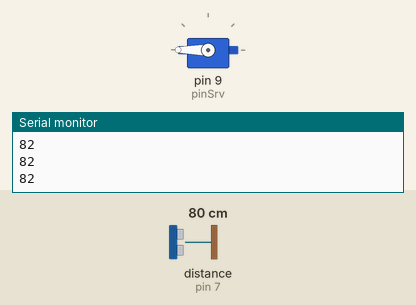
This sketch was run on a simulated Arduino Uno, built with avr-gcc and run on an emulated ATmega328P. Parts: servo, the last lines printed to the serial monitor. Wiring (inferred from the names in the program): ultrasonic range finder: trigger pin 6; echo pin 7. The inputs (shaded band) are chosen by the test bench; at power-on: distance to the obstacle (sensor on pin 7) 80 cm. The echo pulse lasts 58.3 µs per cm.

Above: at 1.2 s.
1.3 s: distance to the obstacle (sensor on pin 7) set to 18 cm
At 2.6 s:
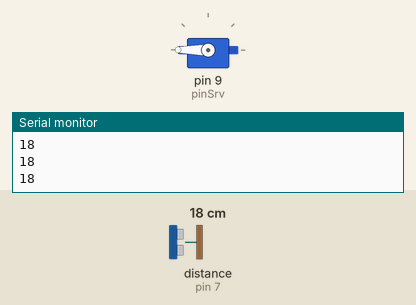
4.3 s: distance to the obstacle (sensor on pin 7) set to 103 cm
At 4.7 s:
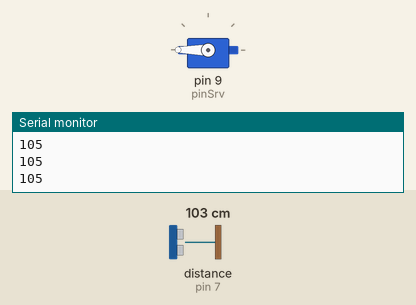
7.3 s: distance to the obstacle (sensor on pin 7) set to 2 cm
At 7.9 s:
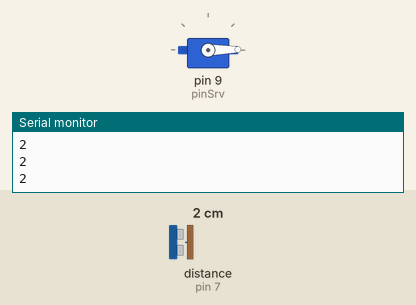
Timing chart, 0 to 16.3 s (numbered marks = the images above; inputs shaded):
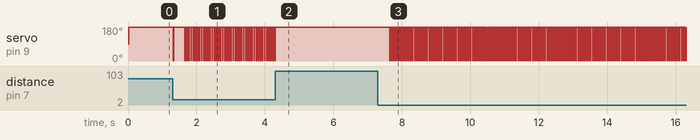

The sketch:

sensor.ino
```cpp
#include <Servo.h>

int trig = 6;
int echo = 7;
int pinSrv = 9;
Servo srv;

//
int lastStade = LOW;

//Manejo de tiempo
unsigned long tp = 0;
unsigned long tpHC = 0;

void setup() {
  Serial.begin(9600);
  srv.attach(pinSrv,520,2420);
  pinMode(trig,OUTPUT);
}

void loop() {
  unsigned long tc = micros();
  if( tc-tp >= 5000)
    srv.write(180);

  if( tc-tp >= 10000){
    srv.write(1);
    digitalWrite(trig,HIGH);
    tp=tc;
  }

  if(tc-tp >= 100)
    digitalWrite(trig,LOW);

  int currentStade = digitalRead(echo);
  if(currentStade != lastStade && currentStade == HIGH)
    tpHC = tc;
  if(currentStade != lastStade && currentStade == LOW){
    unsigned long tHC= tc-tpHC;
    Serial.println(map(tHC,0,850,0,15));
}


  lastStade = currentStade;
}
```

Measured:
- after the input at 1.3 s, servo on pin 9 (pinSrv): goes 1° 0.02 s, 180° 0.32 s, 43 × (1° 0.01 s, 180° 0.05 s), then 1°, starting at once
- after the input at 4.3 s, servo on pin 9 (pinSrv): goes on until 4.3 s, then stays 180°
- after the input at 7.3 s, servo on pin 9 (pinSrv): alternates 180° for 0.05 s and 1° for 0.02 s, starting after 0.35 s
